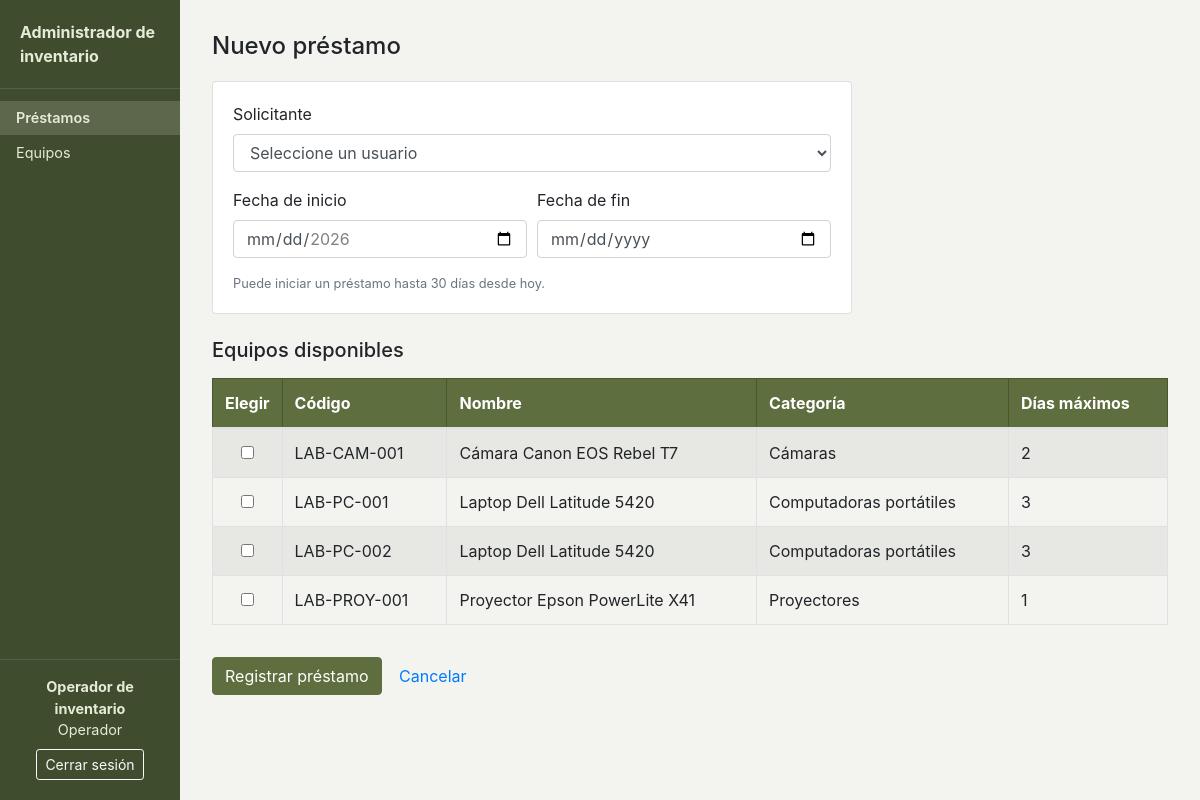
The app's page /pages/prestamo_form.php (signed in) with its own data.
### tables this page shows
CREATE TABLE IF NOT EXISTS configuracion (
    clave VARCHAR(50) NOT NULL,
    valor VARCHAR(255) NOT NULL,
    actualizado_en TIMESTAMP NOT NULL DEFAULT CURRENT_TIMESTAMP ON UPDATE CURRENT_TIMESTAMP,
    PRIMARY KEY (clave)
);

CREATE TABLE IF NOT EXISTS equipos (
    id INT UNSIGNED NOT NULL AUTO_INCREMENT,
    categoria_id INT UNSIGNED NOT NULL,
    codigo VARCHAR(30) NOT NULL,
    nombre VARCHAR(100) NOT NULL,
    estado ENUM('disponible', 'mantenimiento', 'baja') NOT NULL DEFAULT 'disponible',
    version INT UNSIGNED NOT NULL DEFAULT 1,
    eliminado_en DATETIME NULL,
    creado_en TIMESTAMP NOT NULL DEFAULT CURRENT_TIMESTAMP,
    PRIMARY KEY (id),
    UNIQUE KEY uq_equipos_codigo (codigo),
    CONSTRAINT fk_equipos_categoria FOREIGN KEY (categoria_id) REFERENCES categorias (id)
        ON UPDATE CASCADE ON DELETE RESTRICT
);

CREATE TABLE IF NOT EXISTS categorias (
    id INT UNSIGNED NOT NULL AUTO_INCREMENT,
    nombre VARCHAR(100) NOT NULL,
    dias_max_prestamo INT UNSIGNED NOT NULL,
    eliminado_en DATETIME NULL,
    creado_en TIMESTAMP NOT NULL DEFAULT CURRENT_TIMESTAMP,
    PRIMARY KEY (id),
    UNIQUE KEY uq_categorias_nombre (nombre)
);

### includes/helpers.php (called while the page is built, shortened)
<?php
function e($texto)
{
    return htmlspecialchars((string) $texto, ENT_QUOTES, 'UTF-8');
}

### includes/configuracion.php (called while the page is built, shortened)
<?php
function getConfiguracion(PDO $conn, string $clave)
{
    $statement = $conn->prepare('SELECT valor FROM configuracion WHERE clave = :clave LIMIT 1');
    $statement->execute(['clave' => $clave]);
    $fila = $statement->fetch();
    return $fila === false ? null : $fila['valor'];
}

### includes/prestamos.php (called while the page is built, shortened)
<?php
function getEquiposDisponibles(PDO $conn)
{
    return $conn->query(
        "SELECT e.id, e.codigo, e.nombre, c.nombre AS categoria, c.dias_max_prestamo
         FROM equipos e
         JOIN categorias c ON c.id = e.categoria_id
         WHERE e.eliminado_en IS NULL AND e.estado = 'disponible' AND c.eliminado_en IS NULL
         ORDER BY e.codigo"
    )->fetchAll();
}

### public/pages/prestamo_form.php (the view, shortened to what this page needs)
<?php
require_once __DIR__ . '/../../includes/helpers.php';
require_once __DIR__ . '/../../includes/usuarios.php';
require_once __DIR__ . '/../../includes/prestamos.php';
require_once __DIR__ . '/../../includes/configuracion.php';
$equipos = getEquiposDisponibles($conn);
$diasAnticipacion = (int) (getConfiguracion($conn, 'anticipacion_max_dias') ?? 0);
$hoy = new DateTimeImmutable('today');
$fechaMinima = $hoy->format('Y-m-d');
$fechaMaxima = $hoy->modify('+' . $diasAnticipacion . ' days')->format('Y-m-d');
require __DIR__ . '/common/header.php';
?>
<div class="app">
  <?php require __DIR__ . '/common/sidebar.php'; ?>
  <main class="contenido">
    <h1>Nuevo préstamo</h1>
    <form action="/actions/prestamo_guardar.php" method="POST">
      <div class="card card-body mb-4" style="max-width: 640px;">
        <div class="form-group">
          <label for="usuario_id">Solicitante</label>
          <select class="form-control" id="usuario_id" name="usuario_id" required>
            <option value="" disabled selected>Seleccione un usuario</option>
          </select>
        </div>
        <div class="form-row">
          <div class="form-group col-md-6">
            <label for="fecha_inicio">Fecha de inicio</label>
            <input type="date" class="form-control" id="fecha_inicio" name="fecha_inicio" min="<?= e($fechaMinima) ?>" max="<?= e($fechaMaxima) ?>" required>
          </div>
          <div class="form-group col-md-6">
            <label for="fecha_fin">Fecha de fin</label>
            <input type="date" class="form-control" id="fecha_fin" name="fecha_fin" min="<?= e($fechaMinima) ?>" required>
          </div>
        </div>
        <small class="text-muted">Puede iniciar un préstamo hasta <?= $diasAnticipacion ?> días desde hoy.</small>
      </div>
      <h2 class="h5 mb-3">Equipos disponibles</h2>
      <div class="table-responsive mb-3">
        <table class="table table-bordered table-striped">
          <thead class="thead-verde">
            <tr>
              <th style="width: 60px;">Elegir</th>
              <th>Código</th>
              <th>Nombre</th>
              <th>Categoría</th>
              <th>Días máximos</th>
            </tr>
          </thead>
          <tbody>
            <?php foreach ($equipos as $equipo): ?>
              <tr>
                <td class="text-center"><input type="checkbox" name="equipos[]" value="<?= (int) $equipo['id'] ?>"></td>
                <td><?= e($equipo['codigo']) ?></td>
                <td><?= e($equipo['nombre']) ?></td>
                <td><?= e($equipo['categoria']) ?></td>
                <td><?= (int) $equipo['dias_max_prestamo'] ?></td>
              </tr>
            <?php endforeach; ?>
          </tbody>
        </table>
      </div>
      <button type="submit" class="btn btn-verde">Registrar préstamo</button>
      <a href="/pages/dashboard.php" class="btn btn-link">Cancelar</a>
    </form>
  </main>
</div>
<?php require __DIR__ . '/common/footer.php'; ?>

### public/assets/css/styles.css (style rules this page uses)
:root { --verde: #5e6e3e; --verde-oscuro: #4a5830; --menu-fondo: #3f4c2d; --menu-texto: #e6ebd8; --fondo: #f3f4ef; }
body { background: var(--fondo); }
.btn-verde { background-color: var(--verde); border-color: var(--verde); color: #fff; }
.app { display: flex; min-height: 100vh; }
.contenido { flex: 1; min-width: 0; padding: 2rem; }
.contenido h1 { font-size: 1.5rem; margin-bottom: 1.25rem; }
.thead-verde th { background: var(--verde); color: #fff; border-color: var(--verde-oscuro); }

### records on screen
configuracion: valor "30"
equipos: codigo "LAB-CAM-001", nombre "Cámara Canon EOS Rebel T7", categoria.nombre "Cámaras", categoria.dias_max_prestamo "2"
equipos: codigo "LAB-PC-001", nombre "Laptop Dell Latitude 5420", categoria.nombre "Computadoras portátiles", categoria.dias_max_prestamo "3"
equipos: codigo "LAB-PC-002", nombre "Laptop Dell Latitude 5420", categoria.nombre "Computadoras portátiles", categoria.dias_max_prestamo "3"
equipos: codigo "LAB-PROY-001", nombre "Proyector Epson PowerLite X41", categoria.nombre "Proyectores", categoria.dias_max_prestamo "1"

### other values on screen
$nombre "Préstamos"
$nombre "Equipos"
$_SESSION['nombre'] "Operador de inventario"
nombreRol($rol) "Operador"
